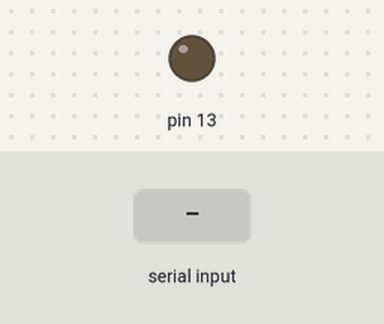
The sketch below on a simulated Arduino Uno, built with avr-gcc and run on an emulated ATmega328P. Parts: output pins drawn as LEDs (lit = HIGH). Inputs (shaded band) come from the test bench. What the sketch prints to the serial monitor is not drawn.

Above: at 1.2 s.
1.3 s: byte 0 (0) received over Serial
At 1.6 s:
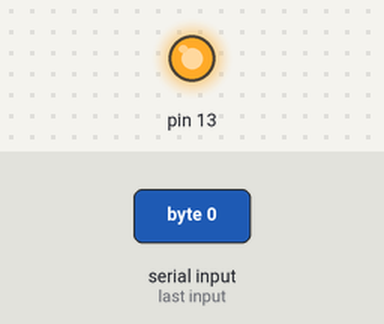
4.3 s: byte 1 (1) received over Serial
At 5.1 s:
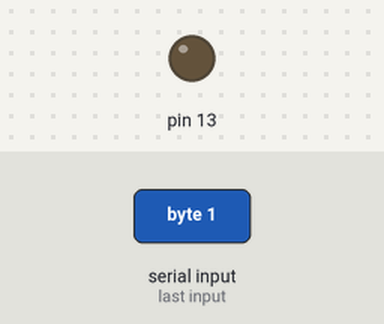
Timing chart, 0 to 7.3 s (numbered marks = the images above; inputs shaded):
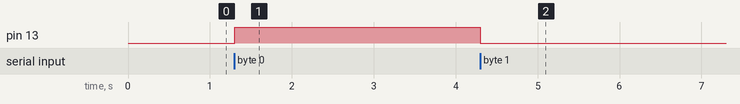

Measured:
- after the input at 1.3 s, pin 13: LOW → HIGH at once
- after the input at 4.3 s, pin 13: HIGH → LOW at once

The sketch:

basic_led.ino
```cpp
char data = 0;
void setup()
{
  Serial.begin(9600);
  pinMode(13, OUTPUT);
}
void loop()
{
  if(Serial.available() > 0)
  {
    data = Serial.read();
    Serial.print(data);
    Serial.print("\n");
    if(data == 0)
      digitalWrite(13, HIGH);
    if(data == 1)
      digitalWrite(13, LOW);
	if(data == 2)
      digitalWrite(12, HIGH);
    if(data == 3)
      digitalWrite(12, LOW);
	if(data == 4)
      digitalWrite(8, HIGH);
    if(data == 5)
      digitalWrite(8, LOW);
  }

}
```
